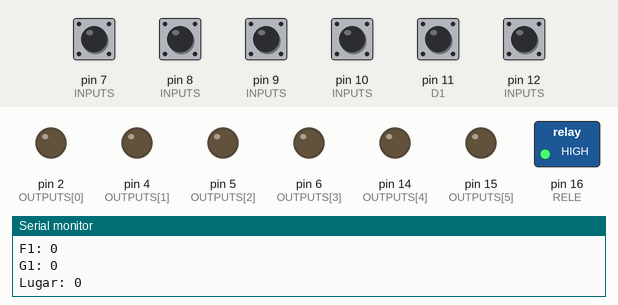
The sketch below on a simulated Arduino Mega 2560, built with avr-gcc and run on an emulated ATmega2560. On the bench: switched loads named in the sketch (green lamp = pin HIGH), output pins drawn as LEDs (lit = HIGH), the last lines printed to the serial monitor. Inputs (shaded band) come from the test bench; at power-on: pin 7 (INPUTS), pin 8 (INPUTS), pin 9 (INPUTS), pin 10 (INPUTS), pin 11 (D1), pin 12 (INPUTS) HIGH. The audio player accepts every command and is not drawn.

Above: at 1.7 s.
1.8 s: pin 7 (INPUTS) pulled LOW for 0.15 s
At 2.8 s:
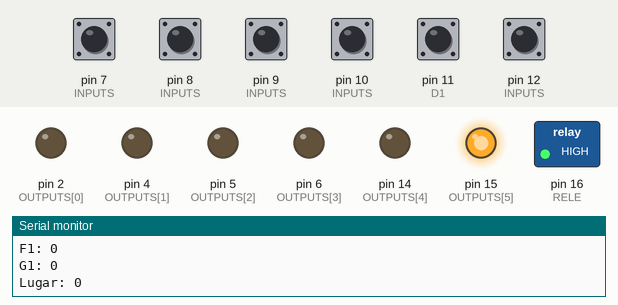
4.9 s: pin 8 (INPUTS) pulled LOW for 0.15 s
At 6.0 s:
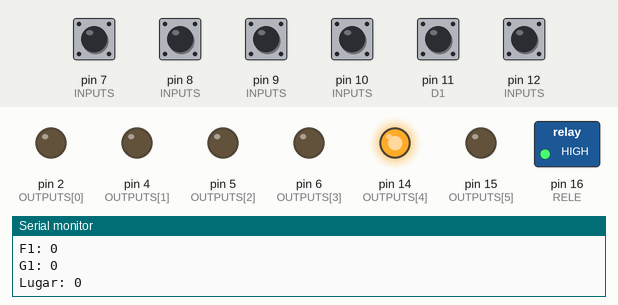
8.0 s: pin 9 (INPUTS) pulled LOW for 0.15 s
At 8.5 s:
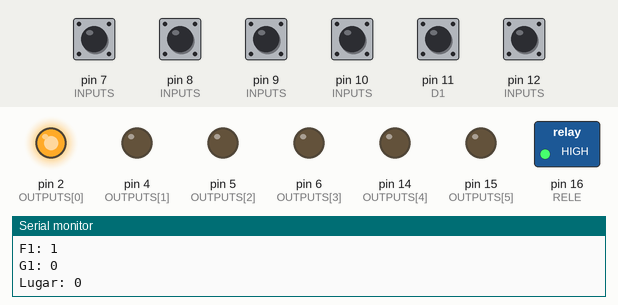
11.1 s: pin 10 (INPUTS) pulled LOW for 0.15 s
At 12.3 s:
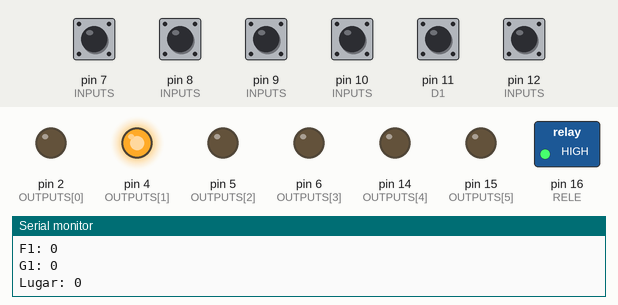
14.2 s: pin 11 (D1) pulled LOW for 0.15 s
At 14.8 s:
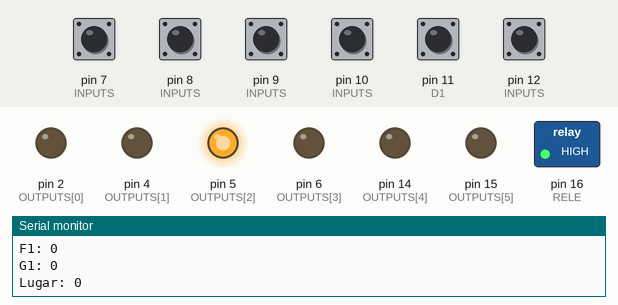
17.3 s: pin 12 (INPUTS) pulled LOW for 0.15 s
At 18.5 s:
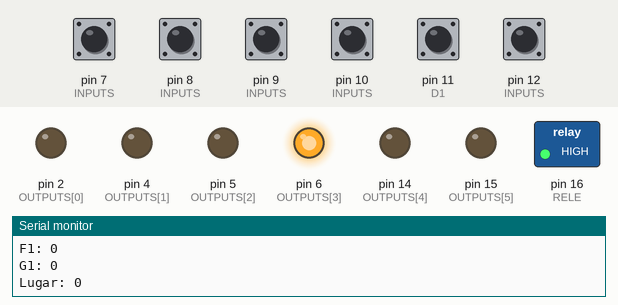
Timing chart, 0 to 20.9 s (numbered marks = the images above; inputs shaded):
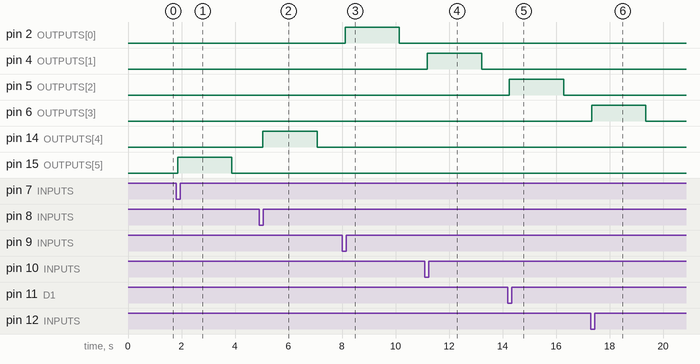

The sketch:

grito_dino.ino
```cpp
/* GRITOS_DINO
 *
 * MEGA, BOTONES, AUDIO, RELE
 *
 */

//INCLUDES
#include "SoftwareSerial.h"
#include "DFRobotDFPlayerMini.h"

//EDITABLE
#define SPRINT true
#define NEED_REPOSO false
#define RELE  16
#define C1    9
#define CS    10
#define D1    11
#define E1    12
#define F1    8
#define G1    7


#define DS    5000
const int N_INPUTS = 6;
const int INPUTS[N_INPUTS] = {C1,CS,D1,E1,F1,G1};
const int INPUTS_ISTATE[N_INPUTS] = {1,1,1,1,1,1,};
const int N_OUTPUTS = 7;
const int OUTPUTS[N_OUTPUTS] = {2,4,5,6,14,15,RELE};
const int OUTPUTS_ISTATE[N_OUTPUTS] = {0,0,0,0,0,0,1};

const int LARGO_SECUENCIA = 6;
const int SECUENCIA[LARGO_SECUENCIA]={E1,D1,G1,C1,F1,CS};

int lugar = 0;

boolean ret_C1 = false;
boolean ret_CS = false;
boolean ret_D1 = false;
boolean ret_E1 = false;
boolean ret_F1 = false;
boolean ret_G1 = false;


//NO EDITABLE
boolean reposo = false;
boolean activo = false;
boolean resuelto = false;
unsigned long timer_print = 0;

//OBJETOS
SoftwareSerial mySoftwareSerial(A0, 3);    // RX, TX
DFRobotDFPlayerMini myDFPlayer;                     //dfplayer
void printDetail(uint8_t type, int value);          //dfplayer

////////////////////////////////////SETUP///////////////////////////////
//NO EDITABLE
void setup() {
  if(SPRINT){Serial.begin(9600);}
//declara entradas
  for(int a = 0;a < N_INPUTS;a++){
    pinMode(INPUTS[a] , INPUT);
    digitalWrite(INPUTS[a] , INPUTS_ISTATE[a]);
  }
//declara salidas
  for(int a = 0;a < N_OUTPUTS;a++){
    pinMode(OUTPUTS[a] , OUTPUT);
    digitalWrite(OUTPUTS[a] , OUTPUTS_ISTATE[a]);
  }
//si necesita reposo
  if(NEED_REPOSO){reposo=true;activo=false;resuelto=false;}else{reposo=false;activo=true;resuelto=false;}
//EDITABLE

  mySoftwareSerial.begin(9600);
  if (!myDFPlayer.begin(mySoftwareSerial)) {                     //Arranca dfplayer
    Serial.println(F("Unable to begin:"));
    Serial.println(F("1.Please recheck the connection!"));
    Serial.println(F("2.Please insert the SD card!"));
    Serial.println(myDFPlayer.readState()); //read mp3 state
    Serial.println(myDFPlayer.readFileCounts()); //read all file counts in SD card
  }

  myDFPlayer.volume(20);

}

///////////////////////////////////////LOOP//////////////////////////////////////////
void loop() {
  if_reposo();
  if_activo();
  if_resuelto();
  showme();
}

////////////////////////////////////////FUNCIONES///////////////////////////////////
//EDITABLE
void if_reposo()
{
  if(reposo){
  }
}

void if_activo()
{
  if(activo){

    if(check(0, C1 ,DS)){
      if(ret_C1){}else{digitalWrite(OUTPUTS[0],HIGH);myDFPlayer.play(1);ret_C1=true; if(C1 == SECUENCIA[lugar]){lugar++;}else{lugar = 0;}}
    delay(2000);digitalWrite(OUTPUTS[0],LOW);myDFPlayer.pause();}else{
      ret_C1=false;}
    if(lugar == LARGO_SECUENCIA){lugar = 0; activo = false; resuelto = true;}
    if(check(0, CS ,DS)){
      if(ret_CS){}else{digitalWrite(OUTPUTS[1],HIGH);myDFPlayer.play(2);ret_CS=true; if(CS == SECUENCIA[lugar]){lugar++;}else{lugar = 0;}}
    delay(2000);digitalWrite(OUTPUTS[1],LOW);}else{
      ret_CS=false;}
    if(lugar == LARGO_SECUENCIA){lugar = 0; activo = false; resuelto = true;}
    if(check(0, D1 ,DS)){
      if(ret_D1){}else{digitalWrite(OUTPUTS[2],HIGH);myDFPlayer.play(3);ret_D1=true; if(D1 == SECUENCIA[lugar]){lugar++;}else{lugar = 0;}}
    delay(2000);digitalWrite(OUTPUTS[2],LOW);}else{
      ret_D1=false;}
    if(lugar == LARGO_SECUENCIA){lugar = 0; activo = false; resuelto = true;}
    if(check(0, E1 ,DS)){
      if(ret_E1){}else{digitalWrite(OUTPUTS[3],HIGH);myDFPlayer.play(4);ret_E1=true; if(E1 == SECUENCIA[lugar]){lugar++;}else{lugar = 0;}}
    delay(2000);digitalWrite(OUTPUTS[3],LOW);}else{
      ret_E1=false;}
    if(lugar == LARGO_SECUENCIA){lugar = 0; activo = false; resuelto = true;}
    if(check(0, F1 ,DS)){
      if(ret_F1){}else{digitalWrite(OUTPUTS[4],HIGH);myDFPlayer.play(5);ret_F1=true; if(F1 == SECUENCIA[lugar]){lugar++;}else{lugar = 0;}}
    delay(2000);digitalWrite(OUTPUTS[4],LOW);}else{
      ret_F1=false;}
    if(lugar == LARGO_SECUENCIA){lugar = 0; activo = false; resuelto = true;}
    if(check(0, G1 ,DS)){
      if(ret_G1){}else{digitalWrite(OUTPUTS[5],HIGH);myDFPlayer.play(6);ret_G1=true; if(G1 == SECUENCIA[lugar]){lugar++;}else{lugar = 0;}}
    delay(2000);digitalWrite(OUTPUTS[5],LOW);}else{
      ret_G1=false;}
    if(lugar == LARGO_SECUENCIA){lugar = 0; activo = false; resuelto = true;}
    delay(100);
  }
}

void if_resuelto()
{
  if(resuelto){

    digitalWrite(RELE, 0);

  }
}

void showme ()
{
  if(SPRINT && millis() - timer_print > 1000)
  {
    Serial.println("------NUEVA MEDICION------");timer_print = millis();
    Serial.print("C1: ");
    Serial.println(ret_C1);
    Serial.print("CS: ");
    Serial.println(ret_CS);
    Serial.print("D1: ");
    Serial.println(ret_D1);
    Serial.print("E1: ");
    Serial.println(ret_E1);
    Serial.print("F1: ");
    Serial.println(ret_F1);
    Serial.print("G1: ");
    Serial.println(ret_G1);
    Serial.print("Lugar: ");
    Serial.println(lugar);
    }
  }

//NO EDITABLE
//comprueba el estado de un sensor
boolean check (boolean cual, int entrada, int ds)
{
  boolean resu = false;
  int contador = 0;
  if(cual){ while(digitalRead(entrada) == 1 && resu == false){/*delay(ds);*/contador++;if(contador == DS){resu = true;}}
  }else{    while(digitalRead(entrada) == 0 && resu == false){/*delay(ds);*/contador++;if(contador == DS){resu = true;}}}
  return resu;
}
```

Measured:
- after the input at 1.8 s, pin 15 (OUTPUTS[5]): LOW → HIGH after 0.05 s, → LOW 2.0 s later
- after the input at 4.9 s, pin 14 (OUTPUTS[4]): LOW → HIGH after 0.14 s, → LOW 2.0 s later
- after the input at 8.0 s, pin 2 (OUTPUTS[0]): LOW → HIGH after 0.11 s, → LOW 2.0 s later
- after the input at 11.1 s, pin 4 (OUTPUTS[1]): LOW → HIGH after 0.09 s, → LOW 2.0 s later
- after the input at 14.2 s, pin 5 (OUTPUTS[2]): LOW → HIGH after 0.06 s, → LOW 2.0 s later
- after the input at 17.3 s, pin 6 (OUTPUTS[3]): LOW → HIGH at once, → LOW 2.0 s later
